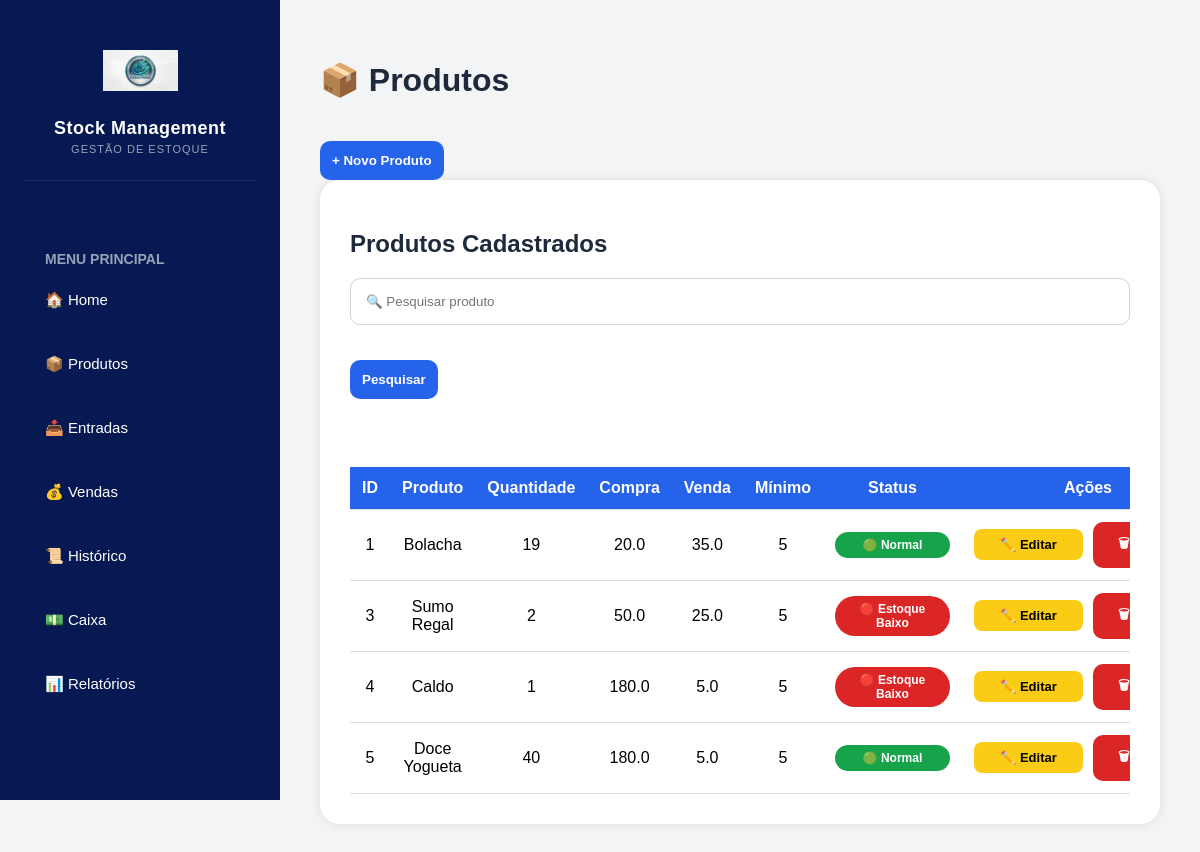
Page /products on the committed database.
### tables this page shows
CREATE TABLE products (
    id INTEGER PRIMARY KEY AUTOINCREMENT,
    name TEXT NOT NULL,
    quantity INTEGER NOT NULL,
    purchase_price REAL NOT NULL,
    selling_price REAL NOT NULL
, minimum_stock INTEGER DEFAULT 5);

### app.py (the view, shortened to what this page needs)
@app.route('/products', methods=['GET', 'POST'])
def products():
    connection = sqlite3.connect('database/database.db')
    cursor = connection.cursor()
    search = request.args.get('search')
    if search:
        cursor.execute(
            '''
            SELECT *
            FROM products
            WHERE name LIKE ?
            ''',
            ('%' + search + '%',)
        )
    else:
        cursor.execute(
            'SELECT * FROM products'
        )
    products_list = cursor.fetchall()
    connection.close()
    return render_template(
        'products.html',
        products=products_list,
        edit_product=None
    )

### templates/products.html (shortened to what this page needs)
{% extends 'base.html' %}
{% block content %}
<h1>📦 Produtos</h1>
<button
class="btn-blue"
onclick="toggleForm()"
>
+ Novo Produto
</button>
<div class="card">
<h2>Produtos Cadastrados</h2>
<form method="GET">
<input
type="text"
name="search"
placeholder="🔍 Pesquisar produto"
>
<button class="btn-blue">
Pesquisar
</button>
</form>
<br>
<div class="table-container">
<table>
<tr>
<th>ID</th>
<th>Produto</th>
<th>Quantidade</th>
<th>Compra</th>
<th>Venda</th>
<th>Mínimo</th>
<th>Status</th>
<th>Ações</th>
</tr>
{% for product in products %}
<tr>
<td>{{ product[0] }}</td>
<td>{{ product[1] }}</td>
<td>{{ product[2] }}</td>
<td>{{ product[3] }}</td>
<td>{{ product[4] }}</td>
<td>{{ product[5] }}</td>
<td>
{% if product[2] <= product[5] %}
<span class="low-stock">
🔴 Estoque Baixo
</span>
{% else %}
<span class="normal-stock">
🟢 Normal
</span>
{% endif %}
<td class="actions">
    <a
    href="/edit_product/{{ product[0] }}"
    class="btn-yellow"
    >
        ✏️ Editar
    </a>
    <a
    href="/delete_product/{{ product[0] }}"
    class="btn-red"
    onclick="return confirm('Tem certeza que deseja excluir?')"
    >
        🗑 Excluir
    </a>
</td>
{% endfor %}
</table>
</div>
</div>
{% endblock %}

### static/style.css (style rules this page uses)
body { margin:0; background:#f3f4f6; font-family:Arial, sans-serif; }
h1,h2 { color:#1e293b; }
.card { background:white; padding:30px; border-radius:20px; margin-bottom:30px; box-shadow:0px 0px 10px rgba(0,0,0,0.1); }
input { width:100%; padding:15px; border:1px solid #d1d5db; border-radius:10px; box-sizing:border-box; }
.btn-blue { background:#2563eb; color:white; border:none; padding:15px; border-radius:10px; margin-top:20px; cursor:pointer; }
.btn-yellow { background:#facc15; color:black; padding:8px 12px; border-radius:8px; text-decoration:none; display:block; width:85px; text-align:center; margin-bottom:8px; font-size:13px; font-weight:bold; }
.btn-red { background:#ef4444; color:white; padding:8px 12px; border-radius:8px; text-decoration:none; display:block; width:85px; text-align:center; font-size:13px; font-weight:bold; }
table { width:100%; border-collapse:collapse; }
th { background:#f3f4f6; padding:15px; }
td { padding:15px; border-bottom:1px solid #e5e7eb; }
.actions { display:flex; gap:10px; }
form { margin-bottom:20px; }
input { margin-bottom:15px; }
.btn-red { background:#dc2626; color:white; border:none; padding:12px; border-radius:10px; cursor:pointer; }
.low-stock { background:#dc2626; color:white; padding:6px 10px; border-radius:20px; display:inline-block; text-align:center; min-width:95px; font-size:12px; font-weight:bold; }
.normal-stock { background:#16a34a; color:white; padding:6px 10px; border-radius:20px; display:inline-block; text-align:center; min-width:95px; font-size:12px; font-weight:bold; }
.actions { min-width:110px; text-align:center; }
.actions a { margin:auto; }
.table-container { overflow-x:auto; }
.table-container { margin-top:30px; overflow-x:auto; }
table { width:100%; border-collapse:collapse; background:white; border-radius:10px; }
th { background:#2563eb; color:white; }
th, td { padding:12px; text-align:center; border-bottom:1px solid #ddd; }
.btn-blue { background:#2563eb; color:white; padding:12px; border:none; border-radius:10px; text-decoration:none; cursor:pointer; font-weight:bold; }

### rows in the picture
products: id "1", name "Bolacha", quantity "19", purchase_price "20.0", selling_price "35.0", minimum_stock "5", shows "🟢 Normal"
products: id "3", name "Sumo Regal", quantity "2", purchase_price "50.0", selling_price "25.0", minimum_stock "5", shows "🔴 Estoque Baixo"
products: id "4", name "Caldo", quantity "1", purchase_price "180.0", selling_price "5.0", minimum_stock "5", shows "🔴 Estoque Baixo"
products: id "5", name "Doce Yogueta", quantity "40", purchase_price "180.0", selling_price "5.0", minimum_stock "5", shows "🟢 Normal"
